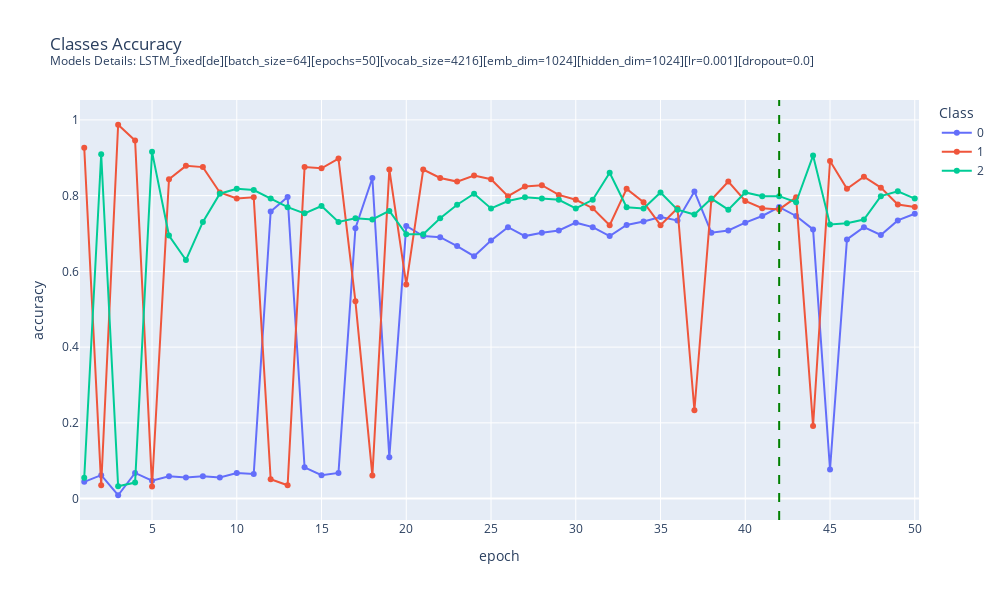

Notebook code cell kept with this figure:
### Code cell
classes_res_de = pd.read_csv(classes_res_de_path)

# trick to reset index with classes values
classes_res_de["index"] = [0,1,2]*50
classes_res_de.set_index("index")

plot_classes_accuracy(
    classes_res_de, 
    vertical_line=42, # best epoch chosen
    subtitle="Models Details: " + BEST_LSTM_DE.MODEL_DESCRIPTION
    )

### Figure 1 — Plotly figure (JSON) as saved in the notebook; plotly's stock layout.template omitted (floating-point values rounded to 4 significant figures)
{"data": [{"hovertemplate": "Class=0<br>epoch=%{x}<br>accuracy=%{y}<extra></extra>", "legendgroup": "0", "line": {"color": "#636efa", "dash": "solid"}, "marker": {"symbol": "circle"}, "mode": "lines+markers", "name": "0", "orientation": "v", "showlegend": true, "type": "scatter", "x": [1, 2, 3, 4, 5, 6, 7, 8, 9, 10, 11, 12, 13, 14, 15, 16, 17, 18, 19, 20, 21, 22, 23, 24, 25, 26, 27, 28, 29, 30, 31, 32, 33, 34, 35, 36, 37, 38, 39, 40, 41, 42, 43, 44, 45, 46, 47, 48, 49, 50], "xaxis": "x", "y": [0.0442, 0.0619, 0.0088, 0.0678, 0.0472, 0.059, 0.056, 0.059, 0.056, 0.0678, 0.0649, 0.7581, 0.7965, 0.0826, 0.0619, 0.0678, 0.7139, 0.8466, 0.1091, 0.7198, 0.6932, 0.6903, 0.6667, 0.6401, 0.6814, 0.7168, 0.6932, 0.7021, 0.708, 0.7286, 0.7168, 0.6932, 0.7227, 0.7316, 0.7434, 0.7345, 0.8112, 0.7021, 0.708, 0.7286, 0.7463, 0.7699, 0.7463, 0.7109, 0.0767, 0.6844, 0.7168, 0.6962, 0.7345, 0.7522], "yaxis": "y"}, {"hovertemplate": "Class=1<br>epoch=%{x}<br>accuracy=%{y}<extra></extra>", "legendgroup": "1", "line": {"color": "#EF553B", "dash": "solid"}, "marker": {"symbol": "circle"}, "mode": "lines+markers", "name": "1", "orientation": "v", "showlegend": true, "type": "scatter", "x": [1, 2, 3, 4, 5, 6, 7, 8, 9, 10, 11, 12, 13, 14, 15, 16, 17, 18, 19, 20, 21, 22, 23, 24, 25, 26, 27, 28, 29, 30, 31, 32, 33, 34, 35, 36, 37, 38, 39, 40, 41, 42, 43, 44, 45, 46, 47, 48, 49, 50], "xaxis": "x", "y": [0.9265, 0.0351, 0.9872, 0.9457, 0.0319, 0.8435, 0.8786, 0.8754, 0.8083, 0.7923, 0.7955, 0.0511, 0.0351, 0.8754, 0.8722, 0.8978, 0.5208, 0.0607, 0.869, 0.5655, 0.869, 0.8466, 0.8371, 0.853, 0.8435, 0.7987, 0.8243, 0.8275, 0.8019, 0.7891, 0.7668, 0.722, 0.8179, 0.7827, 0.722, 0.7668, 0.2332, 0.7891, 0.8371, 0.7859, 0.7668, 0.7636, 0.7955, 0.1917, 0.8914, 0.8179, 0.8498, 0.8211, 0.7764, 0.77], "yaxis": "y"}, {"hovertemplate": "Class=2<br>epoch=%{x}<br>accuracy=%{y}<extra></extra>", "legendgroup": "2", "line": {"color": "#00cc96", "dash": "solid"}, "marker": {"symbol": "circle"}, "mode": "lines+markers", "name": "2", "orientation": "v", "showlegend": true, "type": "scatter", "x": [1, 2, 3, 4, 5, 6, 7, 8, 9, 10, 11, 12, 13, 14, 15, 16, 17, 18, 19, 20, 21, 22, 23, 24, 25, 26, 27, 28, 29, 30, 31, 32, 33, 34, 35, 36, 37, 38, 39, 40, 41, 42, 43, 44, 45, 46, 47, 48, 49, 50], "xaxis": "x", "y": [0.0552, 0.9091, 0.0325, 0.0422, 0.9156, 0.6948, 0.6299, 0.7305, 0.8052, 0.8182, 0.8149, 0.7922, 0.7695, 0.7532, 0.7727, 0.7305, 0.7403, 0.737, 0.7597, 0.6981, 0.6981, 0.7403, 0.776, 0.8052, 0.7662, 0.7857, 0.7955, 0.7922, 0.789, 0.7662, 0.789, 0.8604, 0.7695, 0.7662, 0.8084, 0.763, 0.75, 0.7922, 0.763, 0.8084, 0.7987, 0.7987, 0.7825, 0.9058, 0.724, 0.7273, 0.737, 0.7987, 0.8117, 0.7922], "yaxis": "y"}], "layout": {"height": 600, "legend": {"title": {"text": "Class"}, "tracegroupgap": 0}, "shapes": [{"line": {"color": "green", "dash": "dash", "width": 2}, "type": "line", "x0": 42, "x1": 42, "xref": "x", "y0": 0, "y1": 1, "yref": "y domain"}], "title": {"text": "Classes Accuracy<br><sup>Models Details: LSTM_fixed[de][batch_size=64][epochs=50][vocab_size=4216][emb_dim=1024][hidden_dim=1024][lr=0.001][dropout=0.0]<sup>"}, "width": 1000, "xaxis": {"anchor": "y", "domain": [0, 1], "range": [0.75, 50.25], "title": {"text": "epoch"}}, "yaxis": {"anchor": "x", "domain": [0, 1], "title": {"text": "accuracy"}}}}
